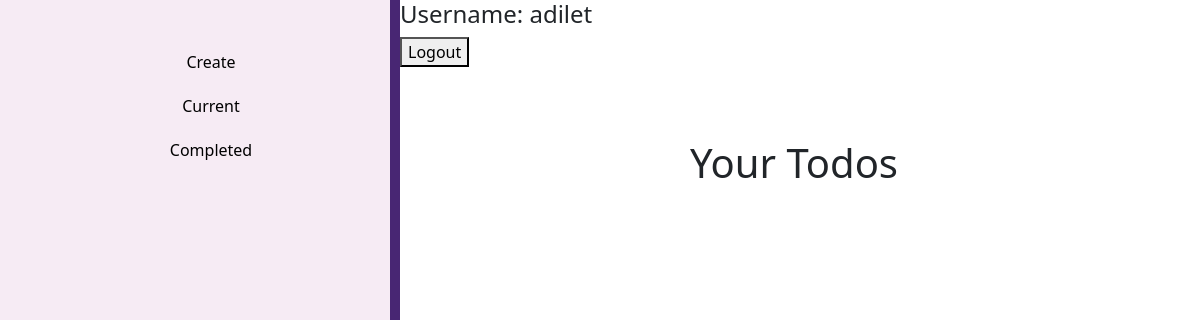
The page /todoapp/ (signed in) on the database as committed earlier.
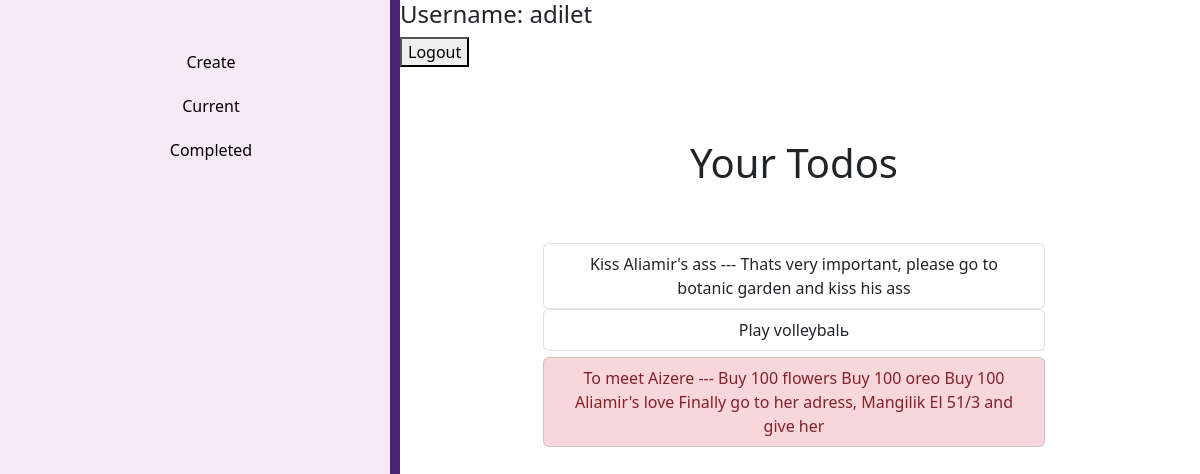
The same page on the database as committed later.
### todo/models.py (models this page shows, shortened)
class Todo(models.Model):
    title = models.CharField(max_length=100)
    description = models.TextField(blank=True)
    created = models.DateTimeField(auto_now_add=True)
    deadline = models.DateTimeField(null=True, blank=True)
    important = models.BooleanField(default=False)
    user = models.ForeignKey(User, on_delete=models.CASCADE)

### todo/views.py (the view)
# urls.py: path('todoapp/', views.currenttodos, name='currenttodos'),\
@login_required
def currenttodos(request):
    todos = Todo.objects.filter(user=request.user, deadline__isnull=True).order_by('-created')
    return render(request, 'todo/currenttodos.html', {'todos':todos})

### todo/templates/todo/currenttodos.html
{% extends 'todo/base.html' %}
{% load static %}
{% block content %}
<h1> Your Todos </h1>
<br><br>
<div class="row justify-content-center">
    {% for todo in todos %}
    <div class="col-md-8">
        <div class="list-group">
            <a href="{% url 'viewtodo' todo.id %}" class="list-group-item list-group-item-action{% if todo.important %} list-group-item-danger{% endif %}">
                {{ todo.title }} {% if todo.description %} --- {{ todo.description }}{% endif %}</a>
        </div>
    </div>
    <br><br>
    {% endfor %}
</div>
{% endblock %}

### todo/templates/todo/base.html (shortened to what this page needs)
{% load static %}
<!doctype html>
<html lang="en" xmlns="http://www.w3.org/1999/html">
  <head>
      <link rel="stylesheet" href="{% static 'todo/css/main.css' %}">
    <link href="https://cdn.jsdelivr.net/npm/bootstrap@5.2.0/dist/css/bootstrap.min.css" rel="stylesheet">
  </head>
  <body>
    {% if user.is_authenticated %}
    <form method="POST" action="{% url 'logoutuser' %}">
        <nav>
            <ul class="categories list">
                <li class="list-group-item">
                    <a href="{% url 'createtodo' %}">Create</a></li>
                <li class="list-group-item">
                    <a href="{% url 'currenttodos' %}">Current</a></li>
                <li class="list-group-item">
                    <a href="{% url 'completedtodos' %}">Completed</a></li>
            </ul>
        </nav>
            <h4> Username: {{ user.username }}</h4>
            <button type="submit">Logout</button>
    </form>
    {% else %}
    <a href="{% url 'signupuser' %}">Sign Up</a>
    <a href="{% url 'loginuser' %}">Login</a>
    {% endif %}
    <br><br><br>
    <div class="container-fluid">
        <div class="text-center">
            {% block content %}{% endblock %}
        </div>
    </div>
  </body>
</html>

### static/todo/css/main.css (style rules this page uses)
nav { background: #f6ebf4; padding: 2.5%; float: left; width: 400px; height: 2000px; color: #f6ebf4; border-right: 10px solid #482673; }
nav ul { list-style: none }
nav ul li, nav ul a { color: black; margin-top: 20px; transition: transform .4s ease; text-decoration: none; text-align: center; }

Rows that differ between the two databases and show on the page:
added Todo: title "Kiss Aliamir's ass", description "Thats very important, please go to botanic garden and kiss his ass", important False (drawn)
added Todo: title "Play volleybalь"
added Todo: title "To meet Aizere", description "Buy 100 flowers Buy 100 oreo Buy 100 Aliamir's love Finally go to her adress, Mangilik El 51/3 and give her", important True (drawn)
